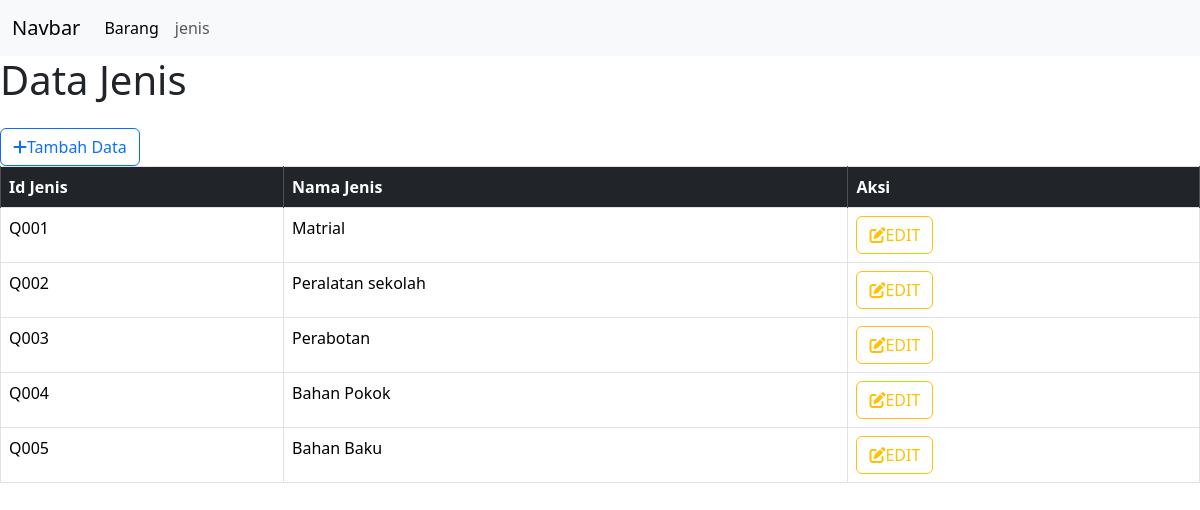
The app's page /view/jenis/index.php with its own data.
### tables this page shows
CREATE TABLE `jenis` (
  `Id_Jenis` varchar(20) NOT NULL,
  `Nama_Jenis` varchar(30) DEFAULT NULL
);

### view/jenis/index.php (the view, shortened to what this page needs)
<!doctype html>
<html lang="en">
  <head>
    <link href="https://cdn.jsdelivr.net/npm/bootstrap@5.3.3/dist/css/bootstrap.min.css" rel="stylesheet">
    <link rel="stylesheet" href="https://cdnjs.cloudflare.com/ajax/libs/font-awesome/6.2.0/css/all.min.css">
  </head>
  <body>
  <nav class="navbar navbar-expand-lg bg-body-tertiary">
  <div class="container-fluid">
    <a class="navbar-brand" href="#">Navbar</a>
    <div class="collapse navbar-collapse" id="navbarSupportedContent">
      <ul class="navbar-nav me-auto mb-2 mb-lg-0">
        <li class="nav-item">
          <a class="nav-link active" aria-current="page" href="../barang/index.php">Barang</a>
        </li>
        <li class="nav-item">
          <a class="nav-link" href="../jenis/index.php">jenis</a>
        </li>
    </div>
  </div>
</nav>
<h1>Data Jenis</h1>
<a href="tambahan.php" class="btn btn-outline-primary mt-3">
      <i class="bi bi-plus-circle"></i><i class="fa-solid fa-plus"></i>Tambah Data
    </a>
<table class="table table-bordered">
        <tr>
            <th class="table-dark">Id Jenis</th>
            <th class="table-dark">Nama Jenis</th>
            <th class="table-dark">Aksi</th>
        </tr>
        <?php
        include '../../config/koneksi.php';
        $query=mysqli_query($conn,"SELECT * FROM jenis");
        if(mysqli_num_rows($query)>0){
            while($result=mysqli_fetch_assoc($query)){
                ?>
                <tr>
                    <td><?php echo $result['Id_Jenis']?></td>
                    <td><?php echo $result['Nama_Jenis']?></td>
                    <td>
                      <a href="edit.php?Id_Jenis=<?php echo $result['Id_Jenis'];?>" class="btn btn-outline-warning"><i class="fa-solid fa-pen-to-square"></i>EDIT</a>
                    </td>
                </tr>
                <?php
            }
        }else{
            echo"data kosong";
        }
        ?>
    </table>
  </body>
</html>

### records on screen
jenis: Id_Jenis "Q001", Nama_Jenis "Matrial"
jenis: Id_Jenis "Q002", Nama_Jenis "Peralatan sekolah"
jenis: Id_Jenis "Q003", Nama_Jenis "Perabotan"
jenis: Id_Jenis "Q004", Nama_Jenis "Bahan Pokok"
jenis: Id_Jenis "Q005", Nama_Jenis "Bahan Baku"
